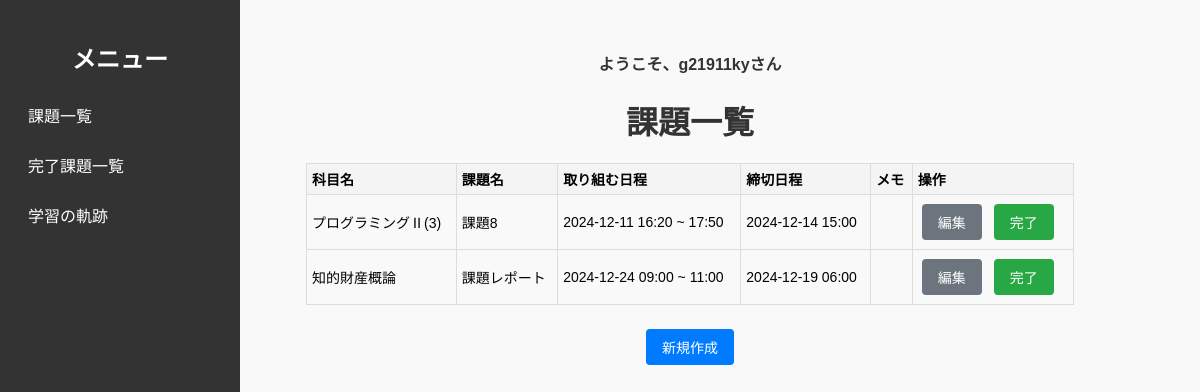
Screenshot of /accounts/task_list/ (signed in) with the database file from the repository.
### accounts/models.py (models this page shows, shortened)
class Task(models.Model):
    user = models.ForeignKey(User, on_delete=models.CASCADE)
    subject_name = models.CharField(max_length=100)
    assignment_name = models.CharField(max_length=100)
    work_date = models.DateTimeField()  # 日時を統合して保存
    end_date = models.DateTimeField()  # 終了時刻を追加
    deadline = models.DateTimeField()  # 日時を統合して保存
    memo = models.TextField(blank=True, null=True)
    is_completed = models.BooleanField(default=False)

### accounts/views.py (the view)
# urls.py: path('task_list/', views.task_list, name='task_list'),
def task_list(request):
    tasks = Task.objects.filter(user=request.user, is_completed=False).order_by('work_date')
    return render(request, 'accounts/task_list.html', {'tasks': tasks})

### templates/accounts/task_list.html (shortened to what this page needs)
{% load static %}
<!DOCTYPE html>
<html lang="ja">
<head>
    <link rel="stylesheet" type="text/css" href="{% static 'css/style.css' %}">
</head>
<body>
    <div class="container">
        <div class="sidebar">
            <h2>メニュー</h2>
            <ul>
                <li><a href="{% url 'task_list' %}">課題一覧</a></li>
                <li><a href="{% url 'diary' %}">完了課題一覧</a></li>
                <li><a href="{% url 'graph_display' %}">学習の軌跡</a></li>
            </ul>
        </div>
        <div class="main-content">
            {% if user.is_authenticated %}
                <h4>ようこそ、{{ user.username }}さん</h4>
            {% else %}
                <h4>ログインしてください</h4>
            {% endif %}
            <h1>課題一覧</h1>
            <table>
                <thead>
                    <tr>
                        <th>科目名</th>
                        <th>課題名</th>
                        <th>取り組む日程</th>
                        <th>締切日程</th>
                        <th>メモ</th>
                        <th>操作</th>
                    </tr>
                </thead>
                <tbody>
                    {% for task in tasks %}
                        <tr>
                            <td>{{ task.subject_name }}</td>
                            <td>{{ task.assignment_name }}</td>
                            <td>{{ task.work_date|date:"Y-m-d H:i" }} ~ {{ task.end_date|date:"H:i" }}</td>
                            <td>{{ task.deadline|date:"Y-m-d H:i" }}</td>
                            <td>{{ task.memo }}</td>
                            <td>
                                <a href="{% url 'edit_task' task.id %}" class="btn btn-secondary">編集</a>
                                <a href="{% url 'completion_view' task.id %}" class="btn btn-success">完了</a>
                            </td>
                        </tr>
                    {% endfor %}
                </tbody>
            </table>
            <div class="button-container">
                <a href="{% url 'task_create' %}" class="btn">新規作成</a>
            </div>
        </div>
    </div>
</body>
</html>

### static/css/style.css (style rules this page uses)
body { font-family: Arial, sans-serif; background-color: #f4f4f9; margin: 0; padding: 0; display: flex; justify-content: center; align-items: flex-start; min-height: 100vh; }
.container { display: flex; width: 100%; min-height: 100vh; justify-content: center; }
.main-content { margin-left: 180px; padding: 30px; width: calc(100% - 180px); background-color: #f9f9f9; box-shadow: 0px 0px 10px rgba(0, 0, 0, 0.1); }
h1, h2, h4 { text-align: center; color: #333; margin-bottom: 20px; }
.sidebar { width: 200px; background-color: #333; color: white; padding: 20px; height: 100vh; position: fixed; left: 0; top: 0; }
.sidebar h2 { color: white; margin-bottom: 20px; }
.sidebar ul { list-style: none; padding: 0; }
.sidebar ul li { margin-bottom: 10px; }
.sidebar ul li a { color: white; text-decoration: none; display: block; padding: 8px; border-radius: 4px; }
.button-container { display: flex; justify-content: center; margin: 20px 0; }
.btn { display: inline-block; padding: 8px 16px; margin: 4px; font-size: 14px; text-align: center; text-decoration: none; color: #fff; background-color: #007bff; border: none; border-radius: 4px; cursor: pointer; }
.btn-secondary { background-color: #6c757d; }
.btn-success { background-color: #28a745; }

### templates/accounts/task_list.html (style rules this page uses)
table { width: 80% !important; margin: 0 auto; border-collapse: collapse; }
table { width: 80%; border-collapse: collapse; margin: 0 auto; }
table th, table td { padding: 5px; text-align: left; border: 1px solid #ddd; font-size: 14px; }
table th { background-color: #f4f4f4; font-weight: bold; }
.button-container { display: flex; justify-content: center; margin: 20px 0; }

### rows the page displays
Task: subject_name "プログラミングⅡ(3)", assignment_name "課題8", work_date "2024-12-11 16:20", end_date "17:50", deadline "2024-12-14 15:00"
Task: subject_name "知的財産概論", assignment_name "課題レポート", work_date "2024-12-24 09:00", end_date "11:00", deadline "2024-12-19 06:00"

### other values shown
{{ user.username }} "g21911ky"
